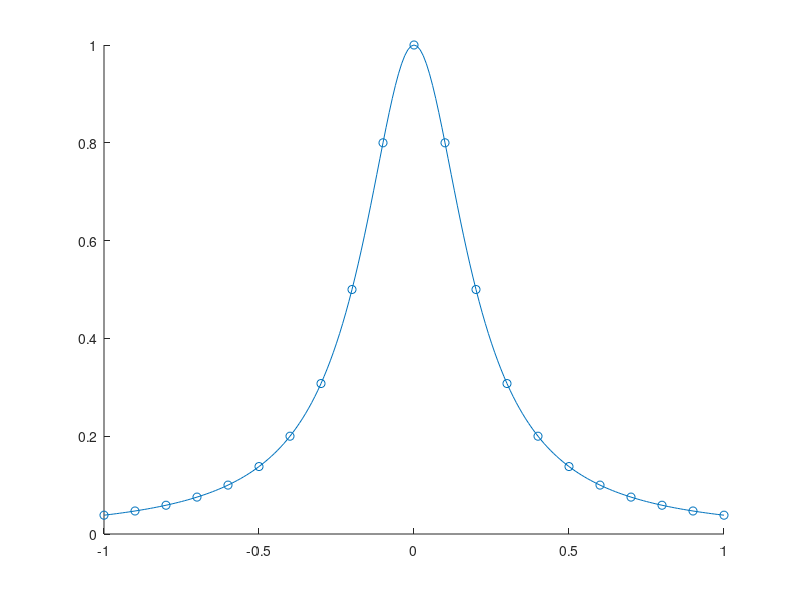

MATLAB code for this plot: (Note: this script raises an error after producing the figure.)
% display(yP);
Runge = @(x) (1 ./ (1 + 25 * x.^2));
tx = -1:0.1:1;
ty = Runge(tx);
scatter(tx, ty);
hold on;

xDomain = -1:0.01:1;
xR = xDomain;
yR = Runge(xR);
plot(xR, yR);
hold on;

x_eval = linspace(min(tx) - 2, max(tx) + 2, 100);
y_eval = cubic_spline(tx, ty, x_eval);

plot(x_eval, y_eval, 'b--', 'LineWidth', 2);
hold on;

xP = xDomain;
yP = quadratic_spline(tx, ty, xP);

plot(xP, yP, 'r--');
hold on;

P = lineal_spline(tx, ty);
xP = xDomain;
yP = P(xP);

plot(xP, yP, 'm--');

legend("Data Points", "Runge function", "Quadratic Spline", "Cubic Spline", "Lineal Spline");
